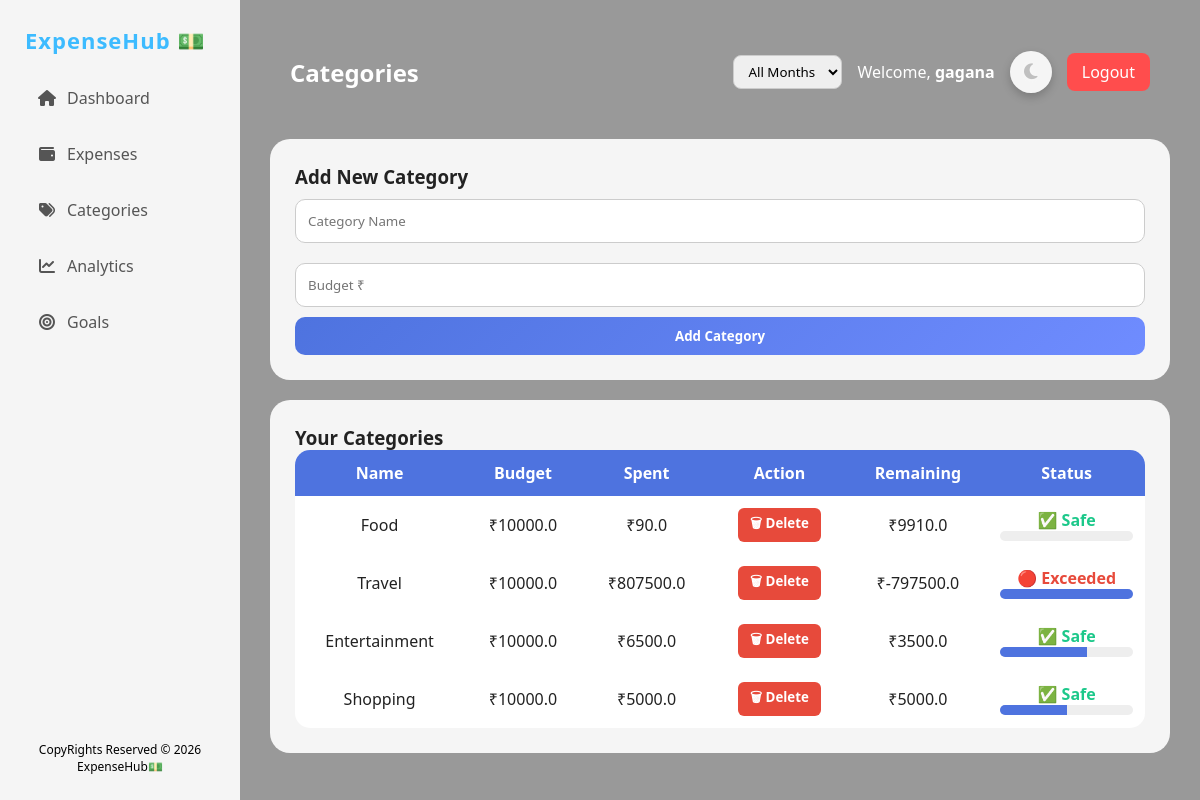
Page /categories (signed in) on the committed database.
### tables this page shows
CREATE TABLE users(
        id INTEGER PRIMARY KEY AUTOINCREMENT,
        name TEXT,
        email TEXT UNIQUE,
        password TEXT,
        budget REAL DEFAULT 0
    );

CREATE TABLE categories(
        id INTEGER PRIMARY KEY AUTOINCREMENT,
        user_id INTEGER,
        name TEXT,
        budget REAL DEFAULT 0
    );

### app.py (the view)
@app.route("/categories")
def categories_page():
    if "user_id" not in session:
        return redirect("/")
    conn = get_db()
    c = conn.cursor()
    c.execute("SELECT * FROM categories WHERE user_id=?", (session["user_id"],))
    categories = c.fetchall()
    c.execute("""
        SELECT category, SUM(amount) as total
        FROM expenses
        WHERE user_id=?
        GROUP BY category
    """, (session["user_id"],))
    spent_map = {row["category"]: row["total"] for row in c.fetchall()}
    updated = []
    for cat in categories:
        d = dict(cat)
        d["spent"] = spent_map.get(d["name"], 0)
        updated.append(d)
    conn.close()
    return render_template("categories.html", categories=updated)

### app.py (called while the page is built)
def get_db():
    conn = sqlite3.connect("expense.db")
    conn.row_factory = sqlite3.Row
    return conn

@app.context_processor
def inject_user():
    if "user_id" in session:
        conn = get_db()
        c = conn.cursor()
        c.execute("SELECT * FROM users WHERE id=?", (session["user_id"],))
        user = c.fetchone()
        return dict(user=user)
    return dict(user=None)

### templates/categories.html (shortened to what this page needs)
{% extends "base.html" %}
{% block title %}Categories{% endblock %}
{% block content %}
<div class="card">
<h3>Add New Category</h3>
<form method="POST" action="/add_category">
<input type="text" name="name" placeholder="Category Name" required>
<input type="number" name="budget" placeholder="Budget ₹" required>
<button type="submit" class="primary-btn">Add Category</button>
</form>
</div>
<div class="card">
<h3>Your Categories</h3>
{% if categories %}
<table>
<thead>
<tr>
<th>Name</th>
<th>Budget</th>
<th>Spent</th>
<th>Action</th>
<th>Remaining</th>
<th>Status</th>
</tr>
</thead>
<tbody>
{% for cat in categories %}
{% set spent = cat.get("spent", 0) %}
{% set budget = cat["budget"] %}
{% set percent = (spent / budget * 100) if budget > 0 else 0 %}
<tr>
<td>{{ cat["name"] }}</td>
<td>₹{{ budget }}</td>
<td>₹{{ spent }}</td>
<td>
<button class="delete-btn open-delete" data-id="{{ cat['id'] }}">
🗑 Delete
</button>
</td>
<td>₹{{ budget - spent }}</td>
<td>
{% if percent >= 100 %}
<span class="red">🔴 Exceeded</span>
{% elif percent >= 80 %}
<span class="orange">⚠️ Near Limit</span>
{% else %}
<span class="green">✅ Safe</span>
{% endif %}
<div class="progress">
<div class="progress-bar" data-percent="{{ percent|int }}"></div>
</div>
</td>
</tr>
{% endfor %}
</tbody>
</table>
{% else %}
<div class="empty">No categories yet</div>
{% endif %}
</div>
{% endblock %}

### templates/base.html (shortened to what this page needs)
<!DOCTYPE html>
<html lang="en">
<head>
<link rel="stylesheet" href="https://cdnjs.cloudflare.com/ajax/libs/font-awesome/6.5.0/css/all.min.css">
<link rel="stylesheet" href="{{ url_for('static', filename='style.css') }}">
</head>
<body>
<div class="layout">
<div class="sidebar" id="sidebar">
   <h2 class="logo">ExpenseHub 💵</h2>
    <a href="/dashboard"><i class="fa fa-home"></i> <span>Dashboard</span></a>
    <a href="/expenses"><i class="fa fa-wallet"></i> <span>Expenses</span></a>
    <a href="/categories"><i class="fa fa-tags"></i> <span>Categories</span></a>
    <a href="/analytics"><i class="fa fa-chart-line"></i> <span>Analytics</span></a>
    <a href="/goals"><i class="fa fa-bullseye"></i> <span>Goals</span></a>
    <div class="sidebar-footer">
        CopyRights Reserved © 2026 ExpenseHub💵
    </div>
</div>
<div class="main">
<div class="topbar">
<h2>{% block title %}{% endblock %}</h2>
<div class="topbar-right">
    <form method="GET" action="/dashboard">
        <select name="month" onchange="this.form.submit()">
            <option value="">All Months</option>
        </select>
    </form>
  <span>
    Welcome,
    <b>{{ user['name'] if user else 'User' }}</b>
</span>
    <button id="themeBtn" class="theme-toggle">
        <i id="themeIcon" class="fa-solid fa-moon"></i>
    </button>
    <a href="/logout" class="logout-btn">
        Logout
    </a>
</div>
</div>
{% block content %}{% endblock %}
</div>
</div>
</body>
</html>

### static/style.css (style rules this page uses)
:root { --main-color:#4e73df; --success:#1cc88a; --warning:#f6c23e; --danger:#e74a3b; --glass-bg: rgba(255,255,255,0.9); --glass-dark: rgba(40,40,60,0.9); }
* { margin:0; padding:0; box-sizing:border-box; font-family:'Segoe UI',sans-serif; }
body { background: linear-gradient( rgba(0,0,0,0.4), rgba(0,0,0,0.4) ), url("https://images.unsplash.com/photo-1605902711622-cfb43c44367f") no-repeat center center/cover; background-attachment: fixed; color:#fff; transition:0.3s; }
.layout { display:flex; min-height:100vh; }
.sidebar { width:240px; height:100vh; position:fixed; top:0; left:0; background: rgba(255,255,255,0.9); backdrop-filter: blur(15px); padding:25px; transition:0.3s; }
.sidebar a { display:flex; align-items:center; gap:10px; padding:12px; margin-bottom:10px; text-decoration:none; color:#555; border-radius:12px; transition:0.2s; }
.sidebar a i { width:20px; text-align:center; }
.main { flex:1; margin-left:240px; padding:30px; }
.topbar { display:flex; justify-content:space-between; align-items:center; margin-bottom:25px; }
input, select { width:100%; padding:12px; margin:10px 0; border-radius:10px; border:1px solid #ccc; }
button { padding:10px; border:none; border-radius:10px; cursor:pointer; font-weight:600; transition:0.3s; }
.primary-btn { background:linear-gradient(135deg,#4e73df,#6f8cff); color:white; width:100%; }
.logout-btn { background:var(--danger); color:white; }
.card { padding:25px; border-radius:20px; background:var(--glass-bg); color:#222; margin-bottom:20px; }
table { width:100%; background:white; border-radius:15px; overflow:hidden; border-collapse:collapse; }
th { background:var(--main-color); color:white; }
th,td { padding:12px; text-align:center; }
.delete-btn { background:#e74a3b; color:white; padding:8px 15px; border:none; border-radius:6px; text-decoration:none; display:inline-block; }
.theme-toggle { width:42px; height:42px; border-radius:50%; border:none; cursor:pointer; display:flex; align-items:center; justify-content:center; background:rgba(255,255,255,0.9); backdrop-filter:blur(10px); box-shadow:0 4px 10px rgba(0,0,0,0.2); transition:0.3s; }
.theme-toggle i { font-size:18px; color:#c0c0c0; transition:0.3s; }
.theme-toggle i { text-shadow:0 0 6px rgba(255,255,255,0.4); }
select { padding: 8px; border-radius: 8px; }
.logout-btn { background: #ff4d4d; color: white; padding: 8px 15px; border-radius: 8px; text-decoration: none; }
.topbar { display:flex; justify-content:space-between; align-items:center; padding:15px 20px; }
.topbar-right { display:flex; align-items:center; gap:15px; }
.topbar-right select { padding:6px 10px; border-radius:8px; }
.logout-btn { background:#ff4d4d; color:white; padding:8px 15px; border-radius:8px; text-decoration:none; }
.logo { margin-bottom:20px; color:rgb(54, 227, 254); font-weight:700; }
.logo { margin-bottom:20px; font-weight:700; font-size:22px; color:rgb(61, 187, 255); letter-spacing:1px; }
.sidebar { display:flex; flex-direction:column; justify-content:space-between; }
.sidebar-footer { text-align:center; font-size:12px; color:#000000; margin-top:auto; padding-top:20px; }

### templates/categories.html (style rules this page uses)
.progress { height:10px; background:#eee; border-radius:10px; overflow:hidden; }
.progress-bar { height:100%; background:#4e73df; width:0%; transition: width 0.5s ease; }
.green { color:#1cc88a;font-weight:bold; }
.red { color:#e74a3b;font-weight:bold; }
.delete-btn { background:#e74a3b; color:white; padding:6px 12px; border:none; border-radius:6px; cursor:pointer; }
a { text-decoration:none; }

### rows in the picture
users: name "gagana"
categories: name "Food", budget "10000.0", spent "90.0", budget-spent "9910.0", shows "✅ Safe"
categories: name "Travel", budget "10000.0", spent "807500.0", budget-spent "-797500.0", shows "🔴 Exceeded"
categories: name "Entertainment", budget "10000.0", spent "6500.0", budget-spent "3500.0", shows "✅ Safe"
categories: name "Shopping", budget "10000.0", spent "5000.0", budget-spent "5000.0", shows "✅ Safe"
